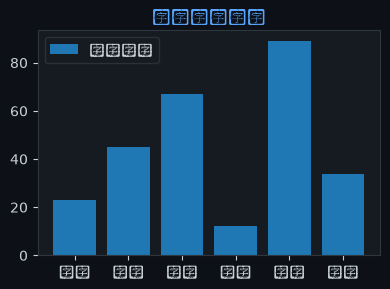

Python code for this plot:

import matplotlib
matplotlib.use('Agg')
import matplotlib.pyplot as plt
import json, base64, os

chart = json.loads('''{"chartType":"bar","title":{"literalString":"随机数据图表"},"labels":["一月","二月","三月","四月","五月","六月"],"datasets":[{"label":"随机数据","data":[23,45,67,12,89,34]}],"sizes":{"width":400,"height":300}}''')

fig, ax = plt.subplots(figsize=(400/100, 300/100))
fig.patch.set_facecolor('#0d1117')
ax.set_facecolor('#161b22')
ax.tick_params(colors='#c9d1d9')
ax.xaxis.label.set_color('#c9d1d9')
ax.yaxis.label.set_color('#c9d1d9')
ax.title.set_color('#58a6ff')
for spine in ax.spines.values(): spine.set_color('#30363d')

labels = ["一月","二月","三月","四月","五月","六月"]
datasets = [{"label":"随机数据","data":[23,45,67,12,89,34]}]
chartType = "bar"

if chartType == 'pie':
    wedges, texts, autotexts = ax.pie(datasets[0]['data'], labels=labels, autopct='%1.1f%%',
        colors=['#238636','#1f6feb','#d29922','#f85149','#a371f7','#3fb950'],
        textprops={'color':'#c9d1d9'})
else:
    for ds in datasets:
        color = ds.get('color', None)
        if chartType == 'bar':
            ax.bar(labels, ds['data'], label=ds['label'])
        elif chartType == 'line':
            ax.plot(labels, ds['data'], marker='o', label=ds['label'])
    ax.legend(facecolor='#161b22', edgecolor='#30363d', labelcolor='#c9d1d9')

ax.set_title(chart.get('title',{}).get('literalString',''), color='#58a6ff', fontsize=12)
plt.tight_layout()
plt.savefig("/Users/wisonzhu/projects/ag-ui-demo/.tmp/chart_lu1gbc.png", dpi=100, bbox_inches='tight', facecolor='#0d1117')
